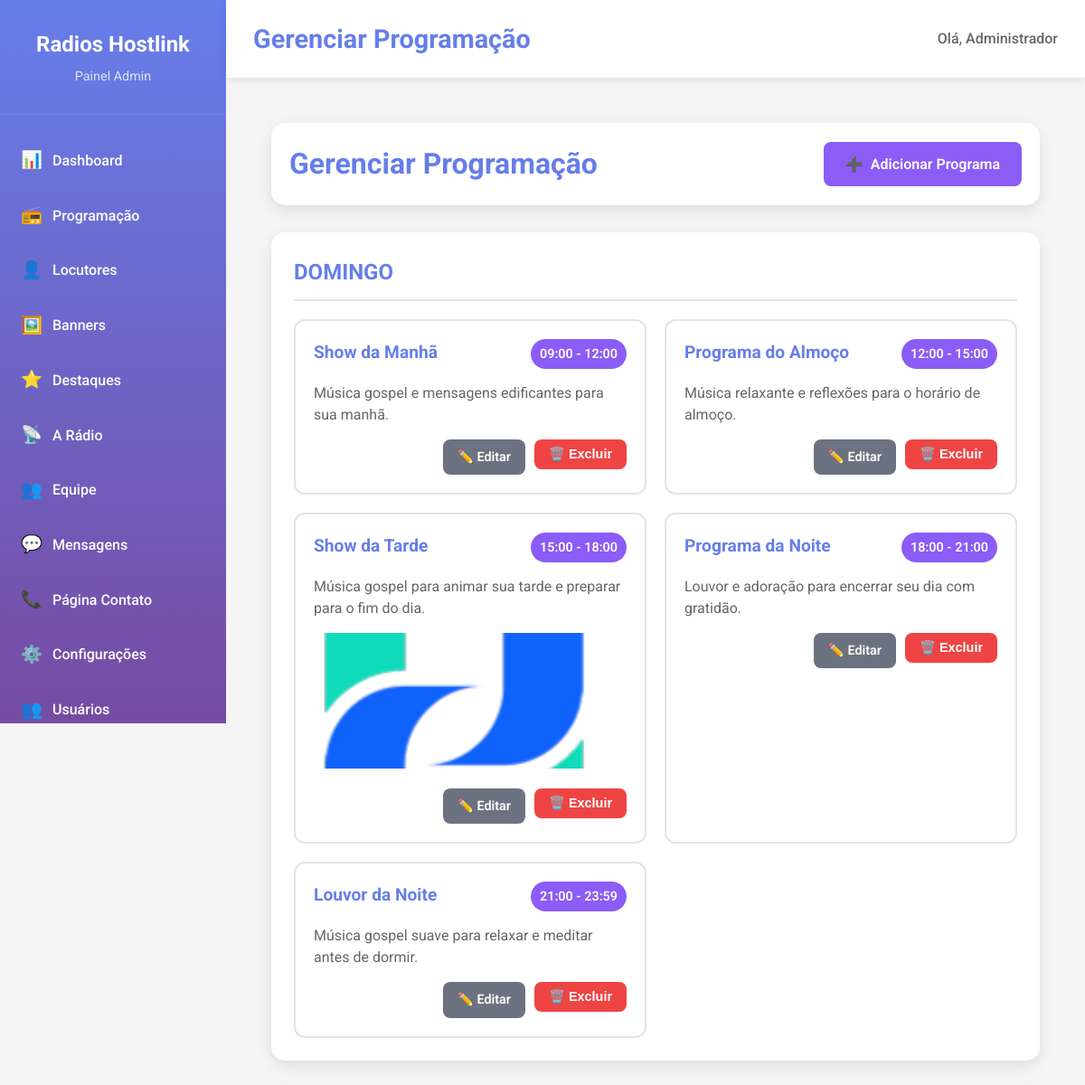
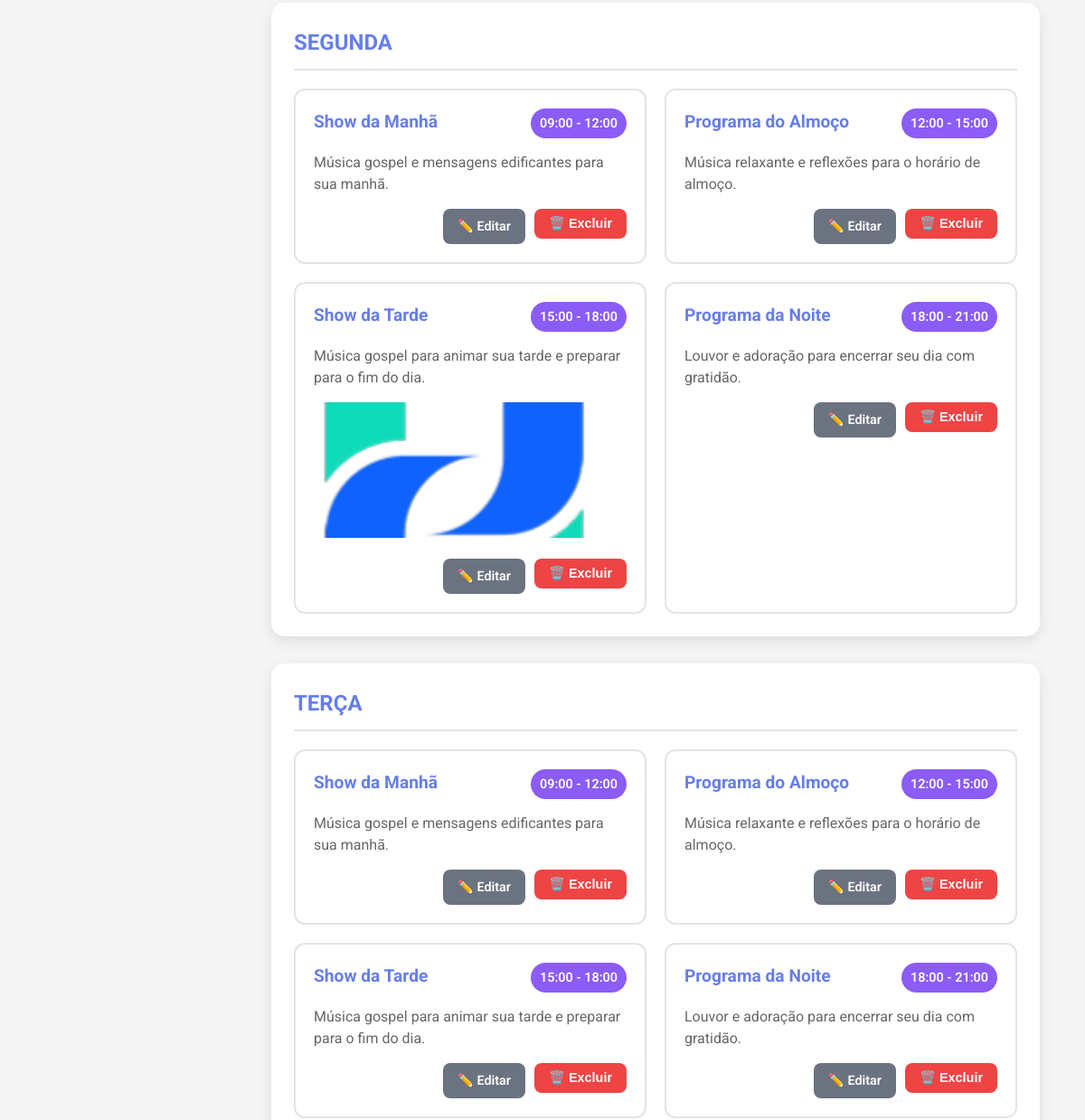
/admin/programacao (signed in, upper part), run on an earlier commit of the app's database (2 pictures, top to bottom).
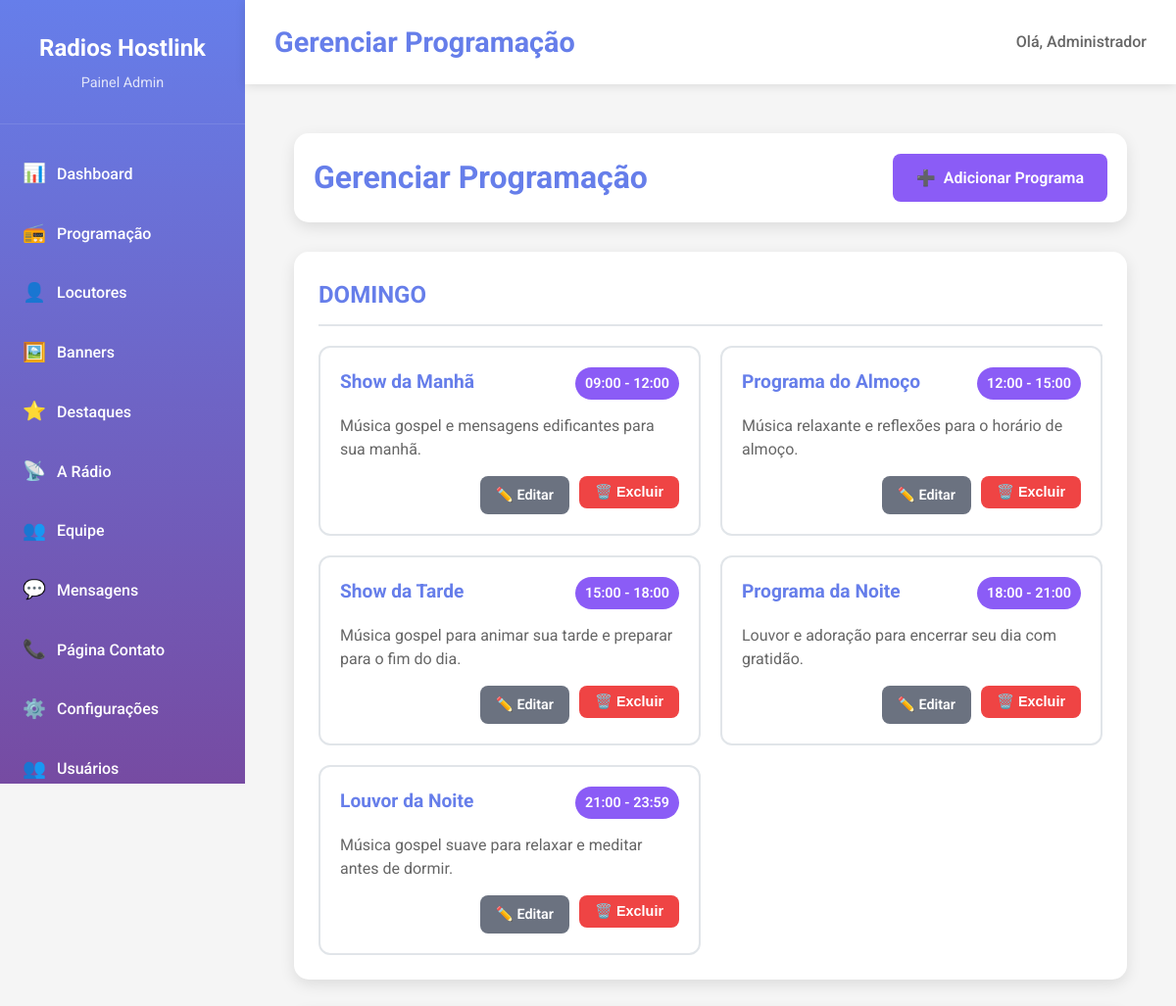
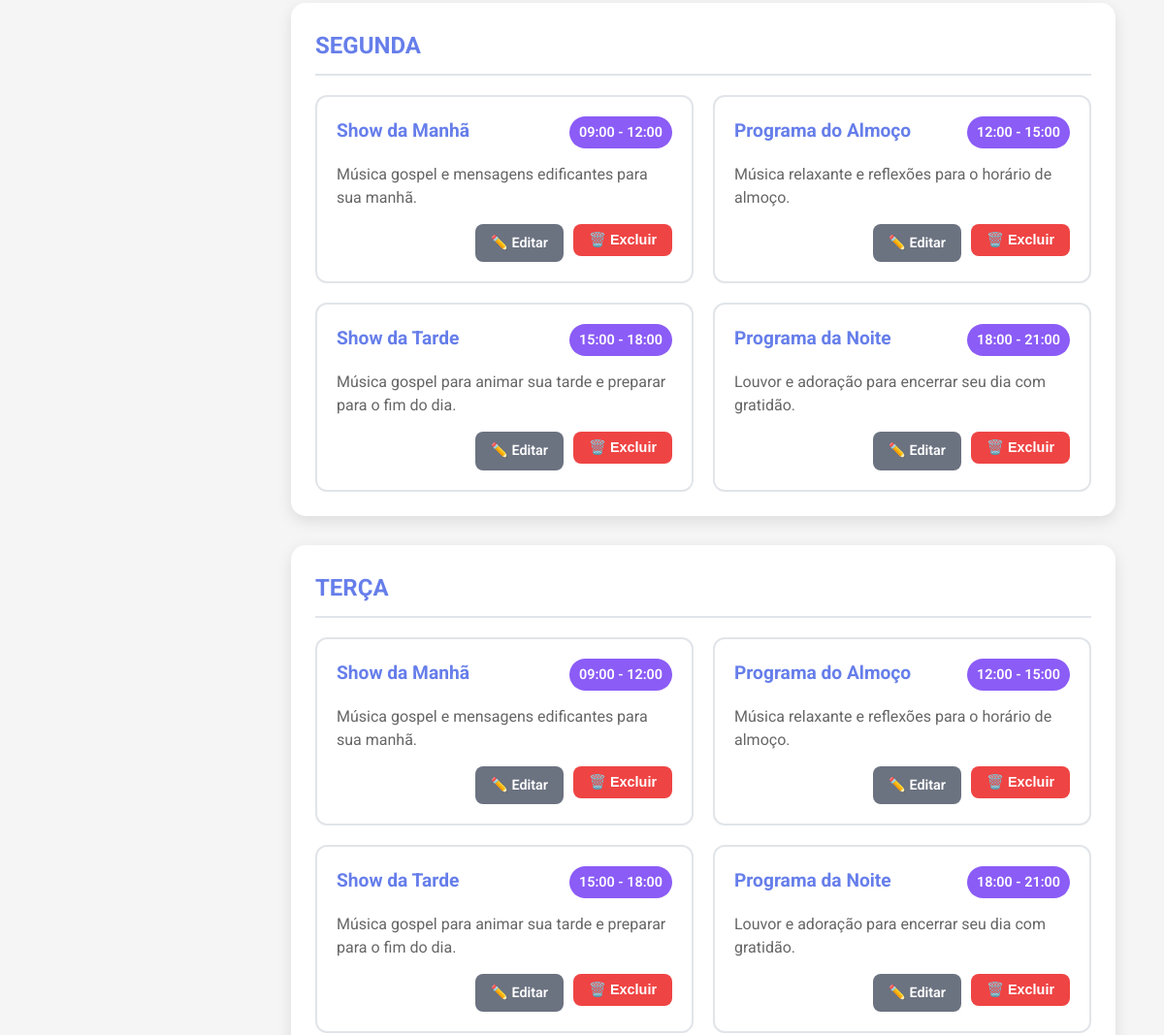
And on a later commit of the database (2 pictures, top to bottom).
### app.py (models this page shows)
class Programacao(db.Model):
    id = db.Column(db.Integer, primary_key=True)
    dia_semana = db.Column(db.String(20), nullable=False)
    horario_inicio = db.Column(db.Time, nullable=False)
    horario_fim = db.Column(db.Time, nullable=False)
    titulo = db.Column(db.String(100), nullable=False)
    descricao = db.Column(db.Text)
    imagem = db.Column(db.String(255))
    criado_em = db.Column(db.DateTime, default=datetime.utcnow)

### app.py (the view)
@app.route('/admin/programacao')
@login_required
def admin_programacao():
    config = get_site_config()
    dias_semana = ['DOMINGO', 'SEGUNDA', 'TERÇA', 'QUARTA', 'QUINTA', 'SEXTA', 'SÁBADO']
    programacao_por_dia = {}
    for dia in dias_semana:
        programacao_por_dia[dia] = Programacao.query.filter_by(dia_semana=dia).order_by(Programacao.horario_inicio).all()
    return render_template('admin/programacao.html', config=config, programacao=programacao_por_dia, dias_semana=dias_semana)

### app.py (called while the page is built)
@login_manager.user_loader
def load_user(user_id):
    return Usuario.query.get(int(user_id))

### templates/admin/programacao.html (shortened to what this page needs)
{% extends "admin/base.html" %}
{% block page_title %}Gerenciar Programação{% endblock %}
{% block content %}
<div class="programacao-admin">
    <div class="page-header">
        <h1>Gerenciar Programação</h1>
        <a href="{{ url_for('admin_programacao_adicionar') }}" class="btn btn-primary">
            <span>➕</span> Adicionar Programa
        </a>
    </div>
    {% for dia in dias_semana %}
    <div class="dia-programacao">
        <h2>{{ dia }}</h2>
        {% if programacao[dia] %}
        <div class="programas-grid">
            {% for programa in programacao[dia] %}
            <div class="programa-card">
                <div class="programa-header">
                    <h3>{{ programa.titulo }}</h3>
                    <div class="programa-horario">
                        {{ programa.horario_inicio.strftime('%H:%M') }} - {{ programa.horario_fim.strftime('%H:%M') }}
                    </div>
                </div>
                {% if programa.descricao %}
                <p class="programa-descricao">{{ programa.descricao[:100] }}{% if programa.descricao|length > 100 %}...{% endif %}</p>
                {% endif %}
                {% if programa.imagem %}
                <div class="programa-imagem">
                    <img src="{{ programa.imagem }}" alt="{{ programa.titulo }}" onerror="this.style.display='none'">
                </div>
                {% endif %}
                <div class="programa-acoes">
                    <a href="{{ url_for('admin_programacao_editar', id=programa.id) }}" class="btn btn-small btn-secondary">
                        ✏️ Editar
                    </a>
                    <form method="POST" action="{{ url_for('admin_programacao_excluir', id=programa.id) }}" style="display: inline;" onsubmit="return confirm('Tem certeza que deseja excluir este programa?')">
                        <button type="submit" class="btn btn-small btn-danger">
                            🗑️ Excluir
                        </button>
                    </form>
                </div>
            </div>
            {% endfor %}
        </div>
        {% endif %}
    </div>
    {% endfor %}
</div>
{% endblock %}

What changed in the data, as far as the page shows it:
changed Programacao (number 3 of 13 on the later page): imagem: picture removed
changed Programacao (number 8 of 13 on the later page): imagem: picture removed
